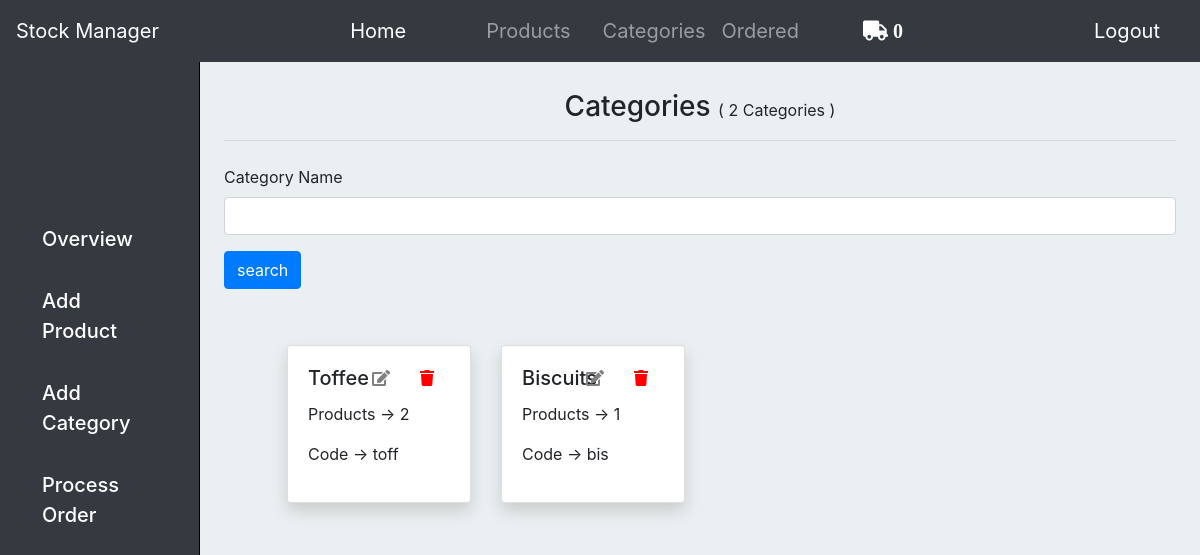
Page /categories/ (signed in) on the committed database.
### base/models.py (models this page shows, shortened)
class Category(models.Model):
    name = models.CharField(max_length=100)
    code = models.CharField(max_length=100)
    owner = models.ForeignKey(User, on_delete=models.CASCADE)

### base/views.py (the view)
# urls.py: path('categories/',views.category, name="category"),
@login_required
def category(request):
    categories = Category.objects.filter(owner=request.user)
    noc = len(categories)
    print(noc)
    categoryfilter = CategoryFilter(request.GET, queryset=categories)
    categories = categoryfilter.qs
    context = {
        'noc':noc,
        'categories':categories,
        'categoryfilter':categoryfilter
    }
    return render(request, "base/category_page.html", context)

### base/templatetags/cart_template_tags.py (called while the page is built)
@register.filter
def cart_item_count(user):
    if user.is_authenticated:
        qs = Order.objects.filter(user=user, ordered=False)
        if qs.exists():
            return qs[0].items.count()
    return 0

### base/templates/base/category_page.html (shortened to what this page needs)
{% extends 'base/layout.html' %}
{% load static %}
{% load crispy_forms_tags %}
{% block main %}
	<h3 class="h3_head">Categories <small>( {{noc}} Categories )</small></h3>
	<hr>
		<form id="searchForm" method="GET" class="mt-4">
			{{categoryfilter.form|crispy}}
			<input class="btn btn-primary mb-2" type="submit" value="search">
		</form>
	<div class="row ml-5 mr-5 mt-5">
	{% for cat in categories %}
		<div class="col-sm-3">
	    <div class="card shadow">
	      <div class="card-body">
	        <h5 class="card-title">{{cat.name}}</h5>
	        <p class="card-text">Products -> {{cat.products.all.count}}</p>
	        <p class="card-text">Code -> {{cat.code}}</p>
			<div class="prodicon mr-5">
				<a href="{% url 'editcategory' cat.id %}"><i class="fas fa-edit" style="color: grey;"></i></a>
			</div>
			<div class="prodicon">
				<a href="{% url 'delete_confirm' cat.id %}"><i class="fas fa-trash" style="color: red;"></i></a>
			</div>
	      </div>
	    </div>
	  </div>
	{% endfor %}
	</div>
{% endblock main %}

### base/templates/base/layout.html (shortened to what this page needs)
{% load static %}
{% load cart_template_tags %}
<!DOCTYPE html>
<html>
<head>
    <link rel="stylesheet" href="https://stackpath.bootstrapcdn.com/bootstrap/4.5.2/css/bootstrap.min.css">
    <link rel="stylesheet" type="text/css" href="{% static 'css/style.css' %}">
    <link rel="stylesheet" href="https://use.fontawesome.com/releases/v5.7.0/css/all.css">
</head>
<body style="background-color: #EAF0F1">
    <nav class="navbar navbar-expand-lg navbar-dark bg-dark fixed-top">
    <a class="navbar-brand" href="#">Stock Manager</a>
    <div class="collapse navbar-collapse" id="navbarSupportedContent">
        <ul class="navbar-nav ml-auto mr-auto">
        <li class="nav-item active mr-5">
            <a class="nav-link " href="{% url 'home' %}">Home <span class="sr-only">(current)</span></a>
        </li>
        <li class="nav-item ml-3">
            <a class="nav-link" href="{% url 'product' %}">Products</a>
        </li>
        <li class="nav-item ml-3">
            <a class="nav-link" href="{% url 'category' %}">Categories</a>
        </li>
        <li class="nav-item">
            <a class="nav-link" href="{% url 'orders' %}">Ordered</a>
        </li>
        <li class="nav-item">
            <a class="nav-link" href="{% url 'list' %}"><i class="fas fa-truck ml-5" style="color: white;;">  {{ request.user|cart_item_count }}</i></a>
        </li>
        </ul>
        {% if user.is_authenticated %}
        <a class="nav-link mr-2" href="{% url 'logout' %}">Logout</a>
        {% else %}
        <a class="nav-link mr-2" href="{% url 'login' %}">Login</a>
        {% endif %}
    </div>
    </nav>
    <div class="container-fluid">
    	<div class="row">
    		<div class="col-md-2 bg-dark d-none d-md-block sidebar">
    			<div class="sidebar-left">
    				<ul class="nav flex-column sidebar-nav">
                        <li class="nav-item  mt-3 mr-4 ml-3">
                            <div class="side_nav_div">
                            	<a class="nav-link active" href="{% url 'home' %}">
                               	Overview
                            </a>
                            </div>
                        </li>
                        <li class="nav-item  mt-3 mr-4 ml-3">
                            <div class="side_nav_div">
                            	<a class="nav-link active" href="{% url 'addprod' %}">
                               	Add Product
                            </a>
                            </div >
                        </li>
                        <li class="nav-item  mt-3 mr-4 ml-3">
                            <div class="side_nav_div">
                            	<a class="nav-link active" href="{% url 'addcat' %}">
                               	Add Category
                            </a>
                            </div >
                        </li>
                        <li class="nav-item  mt-3 mr-4 ml-3">
                            <div class="side_nav_div">
                            	<a class="nav-link active" href="#">
                               	Process Order
                            </a>
                            </div>
                        </li>
                    </ul>
    			</div>
    		</div>
    		<main role="main" class="col-md-9 ml-sm-auto col-lg-10 px-4">
    			{% block main %}
                {% endblock main %}
    		</main>
    	</div>
    </div>
</body>
</html>

### base/static/css/style.css (style rules this page uses)
.sidebar { position: fixed; top: 0; bottom: 0; z-index: 100; padding: 200px 0 0 10px; border-right: 1px solid black; }
.sidebar-left { position: sticky; top: 0; height: calc(100vh-70px); }
.sidebar-nav li .nav-link { color: white; font-weight: 500; font-size: 20px; }
nav { font-size: 20px; }
main { padding-top: 90px; }
main .card { margin-bottom: 40px; }
a { color: white; }
.h3_head { text-align: center; }
.prodicon { position: absolute; width: 20px; height: 20px; right: 30px; top: 20px; }
small { font-size: 16px; }

### rows in the picture
Category: name "Toffee", products.all.count "2", code "toff"
Category: name "Biscuits", products.all.count "1", code "bis"

### other values in the picture
{{ request.user|cart_item_count }} "0"
{{ noc }} "2"
